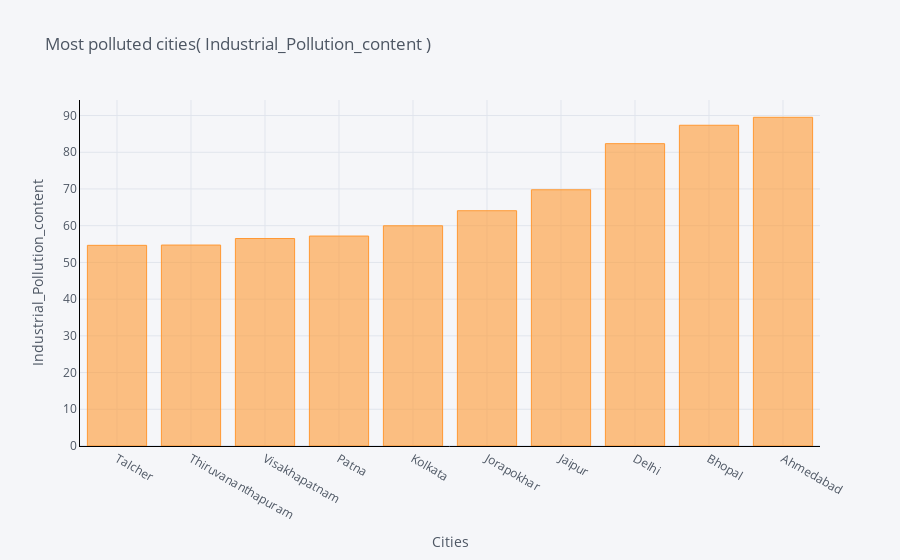
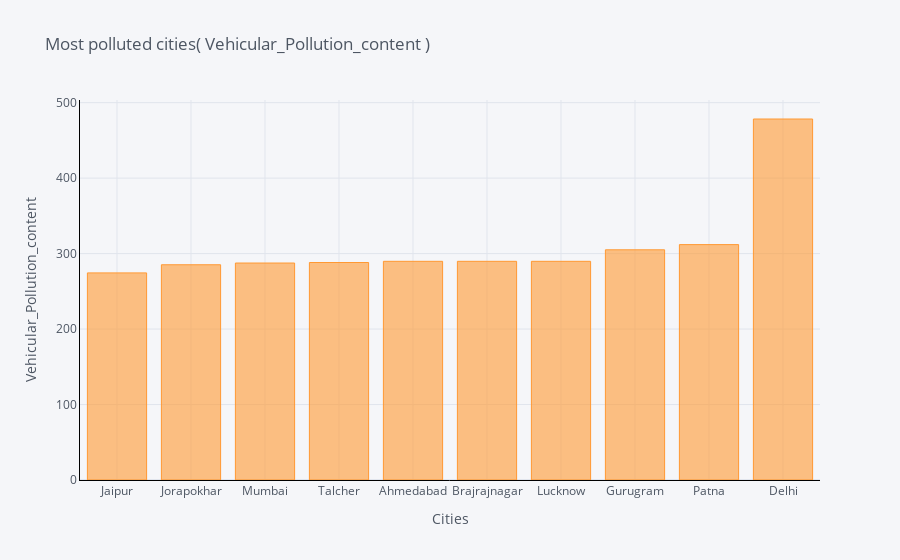

The notebook cell saved with these charts, in order:
### Code cell
def max_bar_plot(var):
    x1 = df2[['City',var]].groupby(["City"]).median().sort_values(by = var,
    ascending = True).tail(10).iplot(kind='bar', xTitle='Cities',yTitle=var, 
                                     linecolor='black', title='{2} {1} {0}'.format(")",var,'Most polluted cities('))

p1 = max_bar_plot('Industrial_Pollution_content')
p2 = max_bar_plot('Vehicular_Pollution_content')

### Figure 1 — Plotly figure (JSON) as saved in the notebook; plotly's stock layout.template omitted (floating-point values rounded to 4 significant figures)
{"data": [{"marker": {"color": "rgba(255, 153, 51, 0.6)", "line": {"color": "rgba(255, 153, 51, 1.0)", "width": 1}}, "name": "Industrial_Pollution_content", "orientation": "v", "text": "", "type": "bar", "x": ["Talcher", "Thiruvananthapuram", "Visakhapatnam", "Patna", "Kolkata", "Jorapokhar", "Jaipur", "Delhi", "Bhopal", "Ahmedabad"], "y": [54.65, 54.73, 56.51, 57.17, 59.98, 64.08, 69.78, 82.34, 87.35, 89.52]}], "layout": {"legend": {"bgcolor": "#F5F6F9", "font": {"color": "#4D5663"}}, "paper_bgcolor": "#F5F6F9", "plot_bgcolor": "#F5F6F9", "title": {"font": {"color": "#4D5663"}, "text": "Most polluted cities( Industrial_Pollution_content )"}, "xaxis": {"gridcolor": "#E1E5ED", "linecolor": "black", "showgrid": true, "tickfont": {"color": "#4D5663"}, "title": {"font": {"color": "#4D5663"}, "text": "Cities"}, "zerolinecolor": "#E1E5ED"}, "yaxis": {"gridcolor": "#E1E5ED", "linecolor": "black", "showgrid": true, "tickfont": {"color": "#4D5663"}, "title": {"font": {"color": "#4D5663"}, "text": "Industrial_Pollution_content"}, "zerolinecolor": "#E1E5ED"}}}

### Figure 2 — Plotly figure (JSON) as saved in the notebook; plotly's stock layout.template omitted (floating-point values rounded to 4 significant figures)
{"data": [{"marker": {"color": "rgba(255, 153, 51, 0.6)", "line": {"color": "rgba(255, 153, 51, 1.0)", "width": 1}}, "name": "Vehicular_Pollution_content", "orientation": "v", "text": "", "type": "bar", "x": ["Jaipur", "Jorapokhar", "Mumbai", "Talcher", "Ahmedabad", "Brajrajnagar", "Lucknow", "Gurugram", "Patna", "Delhi"], "y": [274.4, 285.2, 287.5, 288.2, 289.8, 289.8, 289.8, 305.0, 311.9, 478.3]}], "layout": {"legend": {"bgcolor": "#F5F6F9", "font": {"color": "#4D5663"}}, "paper_bgcolor": "#F5F6F9", "plot_bgcolor": "#F5F6F9", "title": {"font": {"color": "#4D5663"}, "text": "Most polluted cities( Vehicular_Pollution_content )"}, "xaxis": {"gridcolor": "#E1E5ED", "linecolor": "black", "showgrid": true, "tickfont": {"color": "#4D5663"}, "title": {"font": {"color": "#4D5663"}, "text": "Cities"}, "zerolinecolor": "#E1E5ED"}, "yaxis": {"gridcolor": "#E1E5ED", "linecolor": "black", "showgrid": true, "tickfont": {"color": "#4D5663"}, "title": {"font": {"color": "#4D5663"}, "text": "Vehicular_Pollution_content"}, "zerolinecolor": "#E1E5ED"}}}
